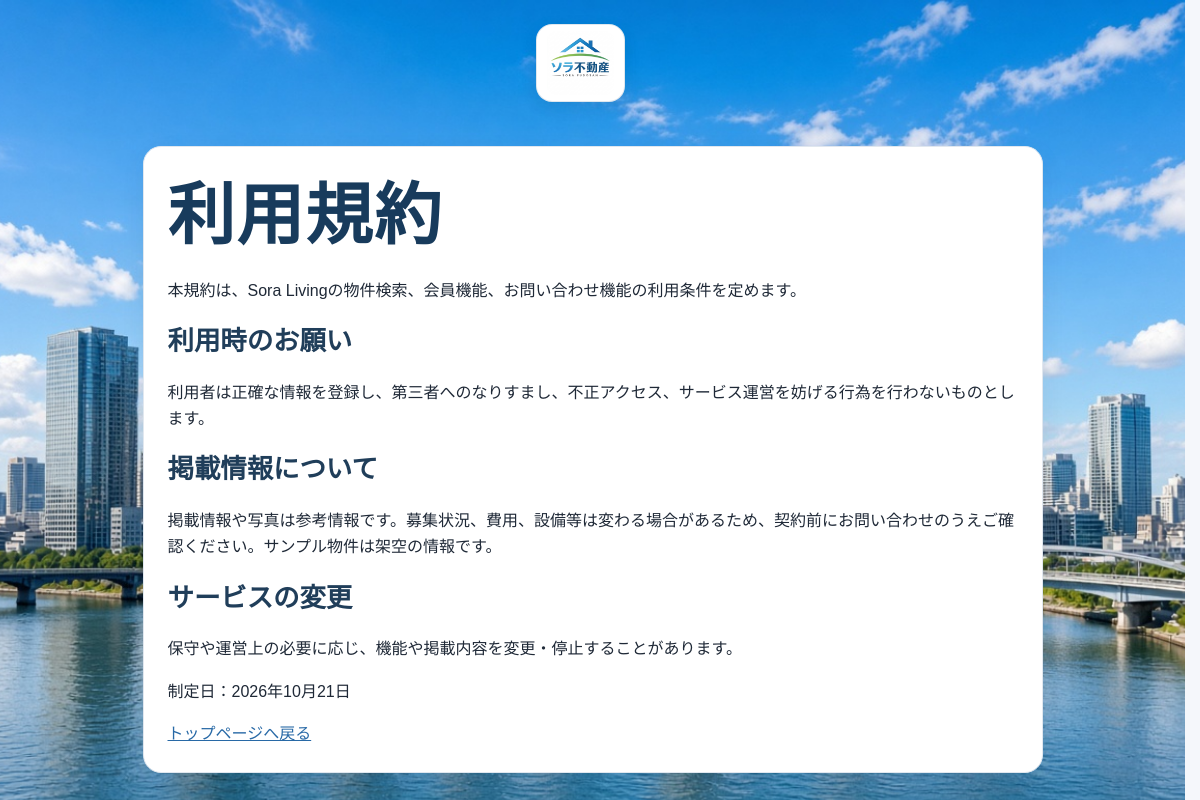
Page /terms.php on the committed database.
### tables this page shows
CREATE TABLE `site_documents` (
  `document_key` varchar(32) NOT NULL,
  `content` mediumtext NOT NULL,
  `updated_at` timestamp NOT NULL DEFAULT current_timestamp() ON UPDATE current_timestamp(),
  PRIMARY KEY (`document_key`)
);

### db.php (called while the page is built, shortened)
<?php
function h($s) { return htmlspecialchars((string)$s, ENT_QUOTES, 'UTF-8'); }

### terms.php (the view, shortened to what this page needs)
<?php
require 'db.php';
require 'includes/site-documents.php';
$document = site_document($pdo, 'terms');
?>
<!doctype html>
<html lang="ja">
<head>
  <link rel="stylesheet" href="style.css?v=20261102-7">
</head>
<body>
<?php include __DIR__ . '/includes/site-brand.php'; ?>
<main class="page-shell">
  <section class="search-section">
    <h1>利用規約</h1>
    <?= render_site_document($document['content']) ?>
    <a href="index.php">トップページへ戻る</a>
  </section>
</main>
</body>
</html>

### includes/site-documents.php (shortened to what this page needs)
<?php
function site_document(PDO $pdo, string $key): array {
    $stmt = $pdo->prepare('SELECT content, updated_at FROM site_documents WHERE document_key = ?');
    $stmt->execute([$key]);
    $document = $stmt->fetch(PDO::FETCH_ASSOC);
    return $document;
}
function render_site_document(string $content): string {
    $content = str_replace(["\r\n", "\r"], "\n", trim($content));
    $blocks = preg_split('/\n{2,}/', $content);
    $html = '';
    foreach ($blocks as $block) {
        $block = trim($block);
        if (preg_match('/^##[ \t]+([^\n]+)(?:\n(.*))?$/us', $block, $matches)) {
            $html .= '<h2>' . h($matches[1]) . '</h2>';
            $body = trim($matches[2] ?? '');
            if ($body !== '') {
                $html .= '<p>' . nl2br(h($body), false) . '</p>';
            }
        } else {
            $html .= '<p>' . nl2br(h($block), false) . '</p>';
        }
    }
    return $html;
}

### style.css (style rules this page uses)
:root { color-scheme: light; --ink: #1f2937; --muted: #667085; --brand: #2869a6; --brand-dark: #1e4f80; --line: #dce5ed; --surface: #fff; --soft: #f4f8fb; --shadow: 0 12px 34px rgba(24, 49, 75, .10); }
* { box-sizing: border-box; }
html { scroll-behavior: smooth; scrollbar-gutter: stable; }
body { margin: 0; min-height: 100vh; color: var(--ink); background-color: #f5f7fb; background-image: url("images/getu2 (1).jpg"); background-repeat: no-repeat; background-size: cover; background-position: center top; background-attachment: fixed; font-family: "Noto Sans JP", "Yu Gothic", "Meiryo", sans-serif; line-height: 1.65; }
button, a, select { -webkit-tap-highlight-color: transparent; }
a { color: var(--brand); }
.page-shell { width: min(1120px, calc(100% - 40px)); margin: 0 auto; padding: 24px 0 40px; }
h1 { margin: 0; color: #183b5c; font-size: clamp(2.25rem, 6vw, 4.2rem); line-height: 1.35; letter-spacing: .025em; }
.section-heading h2, .search-section h2 { margin: 0; color: #203e5a; font-size: clamp(1.25rem, 3vw, 1.65rem); }
.search-section { width: min(900px, 100%); margin: 20px auto 0; padding: 24px; border: 1px solid #e0e7ef; border-radius: 18px; background: var(--surface); box-shadow: 0 8px 24px rgba(24,49,75,.07); }

### rows in the picture
site_documents: content "本規約は、Sora Livingの物件検索、会員機能、お問い合わせ機能の利用条件を定めます。", content "制定日：2026年10月21日"

### other values in the picture
$matches[1] "利用時のお願い"
$body "利用者は正確な情報を登録し、第三者へのなりすまし、不正アクセス、サービス運営を妨げる行為を行わないものとします。"
$matches[1] "掲載情報について"
$body "掲載情報や写真は参考情報です。募集状況、費用、設備等は変わる場合があるため、契約前にお問い合わせのうえご確認ください。サンプル物件は架空の情報です。"
$matches[1] "サービスの変更"
$body "保守や運営上の必要に応じ、機能や掲載内容を変更・停止することがあります。"
